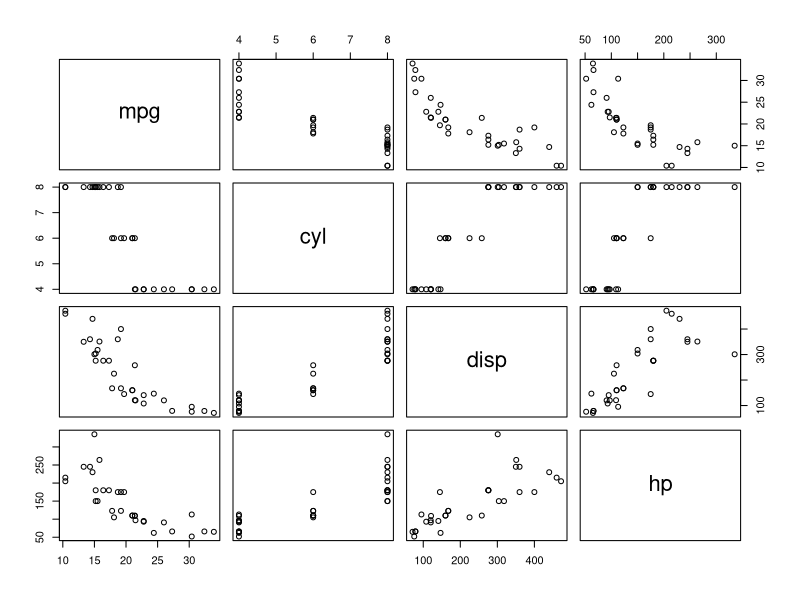
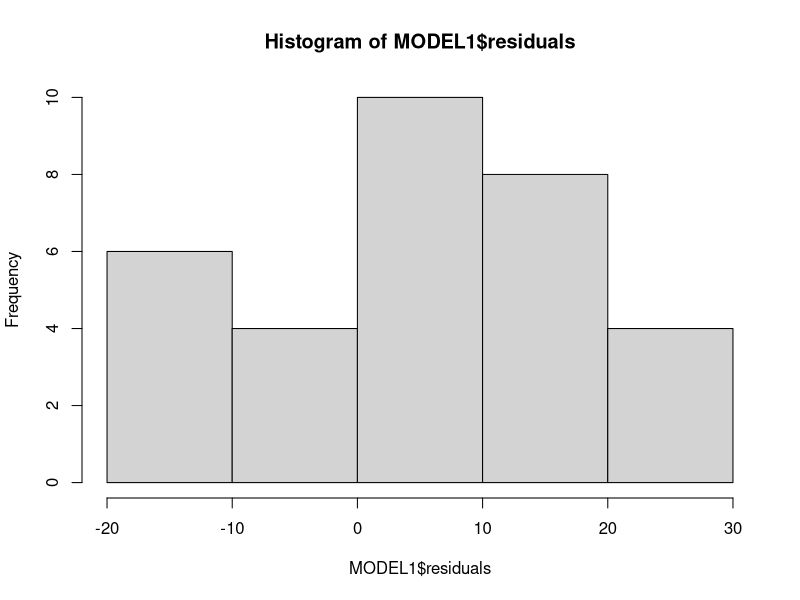

Source code (R) for these figures, in order:
##################################
#####LINEAR REGRESSION MODELS#####
##################################
##########3-11-19#################
##################################

library(datasets)
View(mtcars)
dim(mtcars)
pairs(mtcars[1:4]) #look at only the first 4 variables in the pairwise plot

MODEL0<-lm(mpg~hp, mtcars)  ##simple univariate model: mpg=B_0+B_1*hp+u
summary(MODEL0)  ##summarize model results

##we could also manually compute the coefficients for the univariate input case
B_1<-cov(mtcars$mpg,mtcars$hp)/var(mtcars$hp)
B_0<-mean(mtcars$mpg)-B_1*mean(mtcars$hp)

MODEL1<-lm(mpg~0+hp,mtcars) ##regression through the origin (no intercept term!)
summary(MODEL1)

str(mtcars) ##summarizes structure of the data.frame object
mtcars$mpg  ##grabs the mpg variable/element of the mtcars object
str(MODEL1)  ##summarizes structure of the model object
hist(MODEL1$residuals) ##plots the residuals by pulling them from the model object
summary(MODEL1$residuals) ##summary stats for the residuals

x<-1  ##numeric variab;le
y<-"Steve"  ##character variable
class(x) ##returns object class
class(y) ##returns object class
class(MODEL1) ##returns object class
class(mtcars)  ##returns object class
M1<-as.matrix(mtcars)  ##converts the data.frame object into a matrix object
class(M1)

######################################
##Verifying the pseudoinverse method##
######################################

dim(mtcars) ##checks dimension of mtcars dataset

VecOfOnes<-rep(1,times=dim(mtcars)[1]) ##generates a vector of ones that has same length as rows in dataset

##adds column of ones to the input data and changes the class from data.frame to matrix
X<-cbind(as.matrix(VecOfOnes), as.matrix(mtcars)[,2:11])  ##creates the X matrix and adds a column of 1's for the intercept term
View(X)  
dim(X)

mtcars[1,1] ##pulls the first row and first column elements form the dataset
mtcars[,1] #pulls all rows from the first column of a variable
mtcars[1,]  #pulls all columns from the first raw of data

y<-as.matrix(mtcars[,1]) ##changes the class of the output variable to a matrix class
View(y)

##NOTES: the solve() function is how R computes an inverse matrix
##the t() function is used to take the transpose of a matrix
##the expression %*% is uses to multiply two matrix objects together

PseudoInverse<-solve(t(X)%*%X)%*%t(X)  
dim(PseudoInverse)  ##check dimensions

Beta<-PseudoInverse%*%y  ##recovers the optimal parameter vector
Beta  ##reports the Beta vector

MODEL_A<-lm(mpg ~., mtcars)  ##regresses mpg on ALL variables linearly
MODEL_A$coefficients  ##looks at the coefficient vector (BETA) to compare to the pseudoinverse method

#############################################
###Incorporating nonlinear transformations###
#############################################
MODEL2<-lm(mpg~log(hp), mtcars)  ##level-log model
summary(MODEL2)

MODEL3<-lm(log(mpg)~hp, mtcars) ##log-level model
summary(MODEL3)

MODEL4<-lm(log(mpg)~log(hp), mtcars) ##log-log model
summary(MODEL4)

MODEL5<-lm(mpg~I(hp)+I(hp^2), mtcars)  ##polynomial regression of order 2
summary(MODEL5)

MODEL6<-lm(mpg~poly(hp, 2, raw=TRUE), mtcars) ##alternative way of doing MODEL5
summary(MODEL6)

MODEL7<-lm(mpg~I(hp)+I(hp*cyl)+I(cyl), mtcars)  ##include an interaction term between variables
summary(MODEL7)

MODEL8<-lm(mpg~am, mtcars)  ##includes a dummy variable: am (automatic or manual transmission)
summary(MODEL8)
